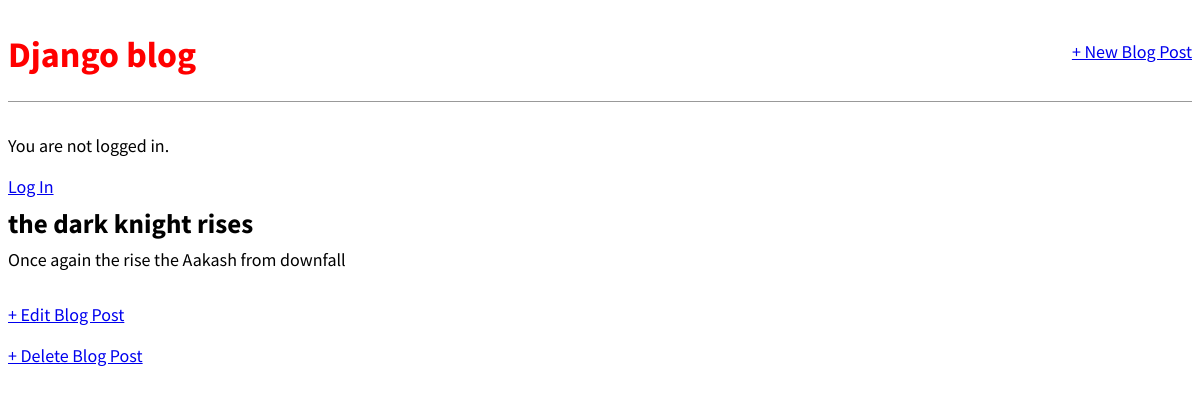
The app's page /post/2/ with its own data.
### blog/models.py (models this page shows, shortened)
class Post(models.Model):#import class models then creating subclas models.Model as Post
    title = models.CharField(max_length=200)
    author = models.ForeignKey(
        'auth.User',
        on_delete=models.CASCADE,
        )
    body = models.TextField()

### blog/views.py (the view)
# urls.py: path('post/<int:pk>/', BlogDetailView.as_view(), name='post_detail'), # new
class BlogDetailView(DetailView): # new
    model = Post
    template_name = 'post_detail.html'

### templates/post_detail.html (shortened to what this page needs)
{% extends 'base.html' %}
{% block content %}
<div class="post-entry">
    <h2>{{ post.title }}</h2>
    <p>{{ post.body }}</p>
</div>
<p><a href="{% url 'post_edit' post.pk %}">+ Edit Blog Post</a></p>
<p><a href="{% url 'post_delete' post.pk %}">+ Delete Blog Post</a></p>
{% endblock content %}

### static/css/base.css (style rules this page uses)
body { font-family: 'Source Sans Pro', sans-serif; font-size: 18px; }
.post-entry { margin-bottom: 2rem; }
.post-entry h2 { margin: 0.5rem 0; }
.post-entry p { margin: 0; font-weight: 400; }

### records on screen
Post: title "the dark knight rises", body "Once again the rise the Aakash from downfall"
